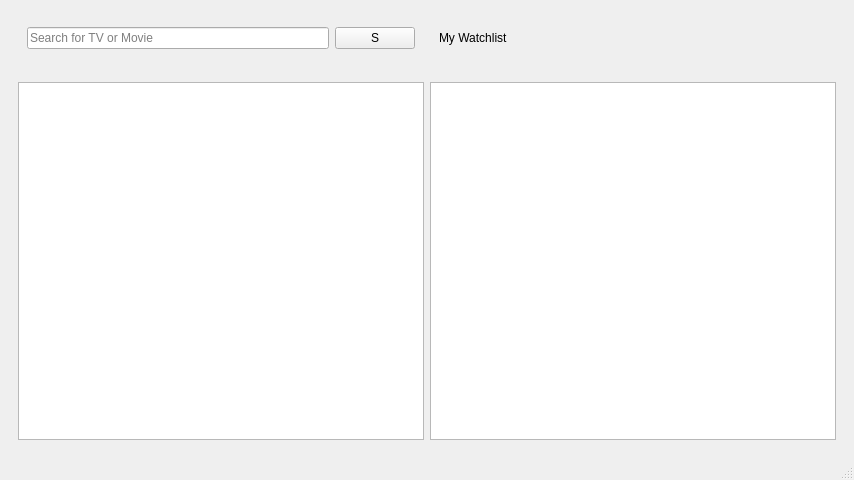
<?xml version="1.0" encoding="UTF-8"?>
<ui version="4.0">
 <class>WatchList</class>
 <widget class="QMainWindow" name="WatchList">
  <property name="geometry">
   <rect>
    <x>0</x>
    <y>0</y>
    <width>854</width>
    <height>480</height>
   </rect>
  </property>
  <property name="windowTitle">
   <string>WatchList</string>
  </property>
  <widget class="QWidget" name="centralwidget">
   <layout class="QVBoxLayout" name="verticalLayout">
    <item>
     <widget class="QWidget" name="upper_widget" native="true">
      <property name="sizePolicy">
       <sizepolicy hsizetype="Preferred" vsizetype="Preferred">
        <horstretch>0</horstretch>
        <verstretch>0</verstretch>
       </sizepolicy>
      </property>
      <layout class="QHBoxLayout" name="horizontalLayout_4" stretch="50,50">
       <item>
        <widget class="QWidget" name="searchbox_widget" native="true">
         <property name="sizePolicy">
          <sizepolicy hsizetype="Preferred" vsizetype="Preferred">
           <horstretch>0</horstretch>
           <verstretch>0</verstretch>
          </sizepolicy>
         </property>
         <layout class="QHBoxLayout" name="horizontalLayout_6">
          <item>
           <widget class="QLineEdit" name="lineEdit">
            <property name="baseSize">
             <size>
              <width>50</width>
              <height>50</height>
             </size>
            </property>
            <property name="contextMenuPolicy">
             <enum>Qt::ContextMenuPolicy::DefaultContextMenu</enum>
            </property>
            <property name="placeholderText">
             <string>Search for TV or Movie</string>
            </property>
           </widget>
          </item>
          <item>
           <widget class="QPushButton" name="pushButton">
            <property name="text">
             <string>S</string>
            </property>
           </widget>
          </item>
         </layout>
        </widget>
       </item>
       <item>
        <widget class="QWidget" name="savelist_widget" native="true">
         <property name="sizePolicy">
          <sizepolicy hsizetype="Preferred" vsizetype="Preferred">
           <horstretch>0</horstretch>
           <verstretch>0</verstretch>
          </sizepolicy>
         </property>
         <layout class="QHBoxLayout" name="horizontalLayout_5" stretch="0">
          <item>
           <widget class="QLabel" name="label">
            <property name="text">
             <string>My Watchlist</string>
            </property>
           </widget>
          </item>
         </layout>
        </widget>
       </item>
      </layout>
     </widget>
    </item>
    <item>
     <widget class="QWidget" name="lower_widget" native="true">
      <layout class="QHBoxLayout" name="horizontalLayout_3">
       <item>
        <layout class="QHBoxLayout" name="horizontalLayout">
         <item>
          <widget class="QListView" name="listView_2"/>
         </item>
         <item>
          <widget class="QListView" name="listView"/>
         </item>
        </layout>
       </item>
      </layout>
     </widget>
    </item>
   </layout>
  </widget>
  <widget class="QMenuBar" name="menubar">
   <property name="geometry">
    <rect>
     <x>0</x>
     <y>0</y>
     <width>854</width>
     <height>21</height>
    </rect>
   </property>
  </widget>
  <widget class="QStatusBar" name="statusbar"/>
 </widget>
 <resources/>
 <connections/>
</ui>
